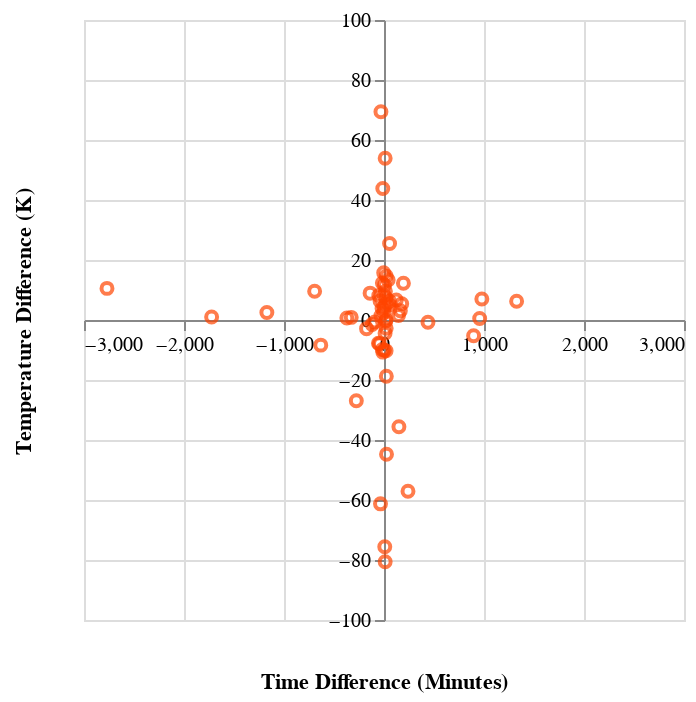

Source (notebook cell):
### Code cell
offset = -150

test_predictions_chart = alt.Chart(test_predictions).mark_point(color = 'orangered').encode(
    x = alt.X('delta time', 
              axis = alt.Axis(offset = offset, title ='Time Difference (Minutes)', titleY = 175),
              scale = alt.Scale(domain=[-3000, 3000])),
              
    y = alt.Y('delta temperature', 
              axis = alt.Axis(offset = offset,title ='Temperature Difference (K)',titleX = -175),
              scale = alt.Scale(domain=[-100, 100])),
    tooltip = [alt.Tooltip('time',title = 'Predicted Time'),
               alt.Tooltip('temperature',title = 'Predicted Temperature'),
               alt.Tooltip('test_time',title = 'True Time'),
               alt.Tooltip('test_temperature',title = 'True Temperature')]
  
).interactive()


test_predictions_chart

### Figure 1 — Vega-Lite specification as saved in the notebook (floating-point values rounded to 4 significant figures)
{"config": {"view": {"continuousWidth": 300, "continuousHeight": 300}}, "data": {"name": "data-da9ff76bbc61acb8a65edfdf6a39693f"}, "mark": {"type": "point", "color": "orangered"}, "encoding": {"tooltip": [{"field": "time", "title": "Predicted Time", "type": "quantitative"}, {"field": "temperature", "title": "Predicted Temperature", "type": "quantitative"}, {"field": "test_time", "title": "True Time", "type": "quantitative"}, {"field": "test_temperature", "title": "True Temperature", "type": "quantitative"}], "x": {"axis": {"offset": -150, "title": "Time Difference (Minutes)", "titleY": 175}, "field": "delta time", "scale": {"domain": [-3000, 3000]}, "type": "quantitative"}, "y": {"axis": {"offset": -150, "title": "Temperature Difference (K)", "titleX": -175}, "field": "delta temperature", "scale": {"domain": [-100, 100]}, "type": "quantitative"}}, "params": [{"name": "param_5", "select": {"type": "interval", "encodings": ["x", "y"]}, "bind": "scales"}], "$schema": "https://vega.github.io/schema/vega-lite/v5.15.1.json", "datasets": {"data-da9ff76bbc61acb8a65edfdf6a39693f": [{"Unnamed: 0": 38, "inverse_temperature": 0.0008028, "anneal_time_minutes": 1.428, "time": 4.17, "temperature": 972.5, "test_temperature": 970.0, "test_time": 5.0, "delta time": -0.8296, "delta temperature": 2.492, "score": 2.626}, {"Unnamed: 0": 40, "inverse_temperature": 0.0008017, "anneal_time_minutes": 2.036, "time": 7.659, "temperature": 974.2, "test_temperature": 970.0, "test_time": 5.0, "delta time": 2.659, "delta temperature": 4.171, "score": 4.947}, {"Unnamed: 0": 39, "inverse_temperature": 0.0007991, "anneal_time_minutes": 1.711, "time": 5.534, "temperature": 978.2, "test_temperature": 970.0, "test_time": 5.0, "delta time": 0.5344, "delta temperature": 8.196, "score": 8.214}, {"Unnamed: 0": 1, "inverse_temperature": 0.0007336, "anneal_time_minutes": 4.148, "time": 63.31, "temperature": 1090.0, "test_temperature": 1100.0, "test_time": 60.0, "delta time": 3.306, "delta temperature": -10.08, "score": 10.61}, {"Unnamed: 0": 11, "inverse_temperature": 0.0008556, "anneal_time_minutes": 5.251, "time": 190.8, "temperature": 895.6, "test_temperature": 900.0, "test_time": 180.0, "delta time": 10.83, "delta temperature": -4.376, "score": 11.68}, {"Unnamed: 0": 55, "inverse_temperature": 0.0009218, "anneal_time_minutes": 2.301, "time": 9.983, "temperature": 811.7, "test_temperature": 800.0, "test_time": 5.0, "delta time": 4.983, "delta temperature": 11.65, "score": 12.68}, {"Unnamed: 0": 35, "inverse_temperature": 0.0007943, "anneal_time_minutes": 4.464, "time": 86.87, "temperature": 985.8, "test_temperature": 970.0, "test_time": 90.0, "delta time": -3.125, "delta temperature": 15.76, "score": 16.07}, {"Unnamed: 0": 43, "inverse_temperature": 0.0009412, "anneal_time_minutes": 5.124, "time": 168.0, "temperature": 789.3, "test_temperature": 800.0, "test_time": 180.0, "delta time": -12.03, "delta temperature": -10.71, "score": 16.1}, {"Unnamed: 0": 15, "inverse_temperature": 0.0008047, "anneal_time_minutes": 5.279, "time": 196.3, "temperature": 969.6, "test_temperature": 970.0, "test_time": 180.0, "delta time": 16.26, "delta temperature": -0.4017, "score": 16.27}, {"Unnamed: 0": 53, "inverse_temperature": 0.0007983, "anneal_time_minutes": 4.645, "time": 104.0, "temperature": 979.5, "test_temperature": 970.0, "test_time": 90.0, "delta time": 14.03, "delta temperature": 9.55, "score": 16.97}, {"Unnamed: 0": 4, "inverse_temperature": 0.0008486, "anneal_time_minutes": 4.673, "time": 107.0, "temperature": 905.2, "test_temperature": 900.0, "test_time": 90.0, "delta time": 16.97, "delta temperature": 5.224, "score": 17.75}, {"Unnamed: 0": 32, "inverse_temperature": 0.0008108, "anneal_time_minutes": 4.299, "time": 73.59, "temperature": 960.1, "test_temperature": 970.0, "test_time": 90.0, "delta time": -16.41, "delta temperature": -9.861, "score": 19.14}, {"Unnamed: 0": 17, "inverse_temperature": 0.000802, "anneal_time_minutes": 4.261, "time": 70.86, "temperature": 973.8, "test_temperature": 970.0, "test_time": 90.0, "delta time": -19.14, "delta temperature": 3.805, "score": 19.52}, {"Unnamed: 0": 14, "inverse_temperature": 0.0007965, "anneal_time_minutes": 5.1, "time": 164.0, "temperature": 982.3, "test_temperature": 970.0, "test_time": 180.0, "delta time": -16.02, "delta temperature": 12.31, "score": 20.2}, {"Unnamed: 0": 2, "inverse_temperature": 0.0008044, "anneal_time_minutes": 4.704, "time": 110.4, "temperature": 970.0, "test_temperature": 970.0, "test_time": 90.0, "delta time": 20.43, "delta temperature": 0.02615, "score": 20.43}, {"Unnamed: 0": 19, "inverse_temperature": 0.0007997, "anneal_time_minutes": 4.701, "time": 110.1, "temperature": 977.3, "test_temperature": 970.0, "test_time": 90.0, "delta time": 20.07, "delta temperature": 7.343, "score": 21.37}, {"Unnamed: 0": 31, "inverse_temperature": 0.0008062, "anneal_time_minutes": 4.716, "time": 111.8, "temperature": 967.2, "test_temperature": 970.0, "test_time": 90.0, "delta time": 21.76, "delta temperature": -2.756, "score": 21.93}, {"Unnamed: 0": 52, "inverse_temperature": 0.0008111, "anneal_time_minutes": 4.708, "time": 110.8, "temperature": 959.8, "test_temperature": 970.0, "test_time": 90.0, "delta time": 20.84, "delta temperature": -10.23, "score": 23.21}, {"Unnamed: 0": 25, "inverse_temperature": 0.0009193, "anneal_time_minutes": 4.716, "time": 111.7, "temperature": 814.6, "test_temperature": 800.0, "test_time": 90.0, "delta time": 21.75, "delta temperature": 14.63, "score": 26.21}, {"Unnamed: 0": 41, "inverse_temperature": 0.0008167, "anneal_time_minutes": 4.73, "time": 113.3, "temperature": 951.3, "test_temperature": 970.0, "test_time": 90.0, "delta time": 23.33, "delta temperature": -18.74, "score": 29.93}, {"Unnamed: 0": 12, "inverse_temperature": 0.0008035, "anneal_time_minutes": 5.001, "time": 148.6, "temperature": 971.4, "test_temperature": 970.0, "test_time": 180.0, "delta time": -31.44, "delta temperature": 1.435, "score": 31.48}, {"Unnamed: 0": 44, "inverse_temperature": 0.0009264, "anneal_time_minutes": 4.947, "time": 140.7, "temperature": 806.3, "test_temperature": 800.0, "test_time": 180.0, "delta time": -39.29, "delta temperature": 6.32, "score": 39.8}, {"Unnamed: 0": 27, "inverse_temperature": 0.0008428, "anneal_time_minutes": 4.879, "time": 131.5, "temperature": 913.4, "test_temperature": 900.0, "test_time": 90.0, "delta time": 41.53, "delta temperature": 13.36, "score": 43.62}, {"Unnamed: 0": 0, "inverse_temperature": 0.0007057, "anneal_time_minutes": 3.868, "time": 47.85, "temperature": 1144.0, "test_temperature": 1100.0, "test_time": 60.0, "delta time": -12.15, "delta temperature": 43.85, "score": 45.5}, {"Unnamed: 0": 23, "inverse_temperature": 0.0009387, "anneal_time_minutes": 6.074, "time": 434.5, "temperature": 792.1, "test_temperature": 800.0, "test_time": 480.0, "delta time": -45.55, "delta temperature": -7.888, "score": 46.22}, {"Unnamed: 0": 37, "inverse_temperature": 0.0008345, "anneal_time_minutes": 3.404, "time": 30.08, "temperature": 925.2, "test_temperature": 970.0, "test_time": 5.0, "delta time": 25.08, "delta temperature": -44.77, "score": 51.31}, {"Unnamed: 0": 13, "inverse_temperature": 0.0007991, "anneal_time_minutes": 4.853, "time": 128.1, "temperature": 978.2, "test_temperature": 970.0, "test_time": 180.0, "delta time": -51.89, "delta temperature": 8.18, "score": 52.53}, {"Unnamed: 0": 57, "inverse_temperature": 0.0008012, "anneal_time_minutes": 6.28, "time": 533.6, "temperature": 975.0, "test_temperature": 970.0, "test_time": 480.0, "delta time": 53.55, "delta temperature": 5.045, "score": 53.79}, {"Unnamed: 0": 58, "inverse_temperature": 0.0009736, "anneal_time_minutes": 2.805, "time": 16.53, "temperature": 753.9, "test_temperature": 700.0, "test_time": 5.0, "delta time": 11.53, "delta temperature": 53.93, "score": 55.15}, {"Unnamed: 0": 10, "inverse_temperature": 0.0008004, "anneal_time_minutes": 5.461, "time": 235.3, "temperature": 976.3, "test_temperature": 970.0, "test_time": 180.0, "delta time": 55.32, "delta temperature": 6.275, "score": 55.67}, {"Unnamed: 0": 36, "inverse_temperature": 0.0008094, "anneal_time_minutes": 3.53, "time": 34.14, "temperature": 962.3, "test_temperature": 970.0, "test_time": 90.0, "delta time": -55.86, "delta temperature": -7.735, "score": 56.39}, {"Unnamed: 0": 54, "inverse_temperature": 0.0009102, "anneal_time_minutes": 5.463, "time": 235.8, "temperature": 825.5, "test_temperature": 800.0, "test_time": 180.0, "delta time": 55.82, "delta temperature": 25.48, "score": 61.35}, {"Unnamed: 0": 3, "inverse_temperature": 0.0008461, "anneal_time_minutes": 4.006, "time": 54.94, "temperature": 908.7, "test_temperature": 970.0, "test_time": 90.0, "delta time": -35.06, "delta temperature": -61.28, "score": 70.6}, {"Unnamed: 0": 56, "inverse_temperature": 0.0008752, "anneal_time_minutes": 4.084, "time": 59.37, "temperature": 869.4, "test_temperature": 800.0, "test_time": 90.0, "delta time": -30.63, "delta temperature": 69.42, "score": 75.87}, {"Unnamed: 0": 42, "inverse_temperature": 0.0008565, "anneal_time_minutes": 4.582, "time": 97.7, "temperature": 894.4, "test_temperature": 970.0, "test_time": 90.0, "delta time": 7.698, "delta temperature": -75.6, "score": 75.99}, {"Unnamed: 0": 51, "inverse_temperature": 0.0008602, "anneal_time_minutes": 2.806, "time": 16.54, "temperature": 889.4, "test_temperature": 970.0, "test_time": 5.0, "delta time": 11.54, "delta temperature": -80.59, "score": 81.41}, {"Unnamed: 0": 46, "inverse_temperature": 0.0008048, "anneal_time_minutes": 7.206, "time": 1348.0, "temperature": 969.3, "test_temperature": 970.0, "test_time": 1440.0, "delta time": -92.42, "delta temperature": -0.6603, "score": 92.42}, {"Unnamed: 0": 47, "inverse_temperature": 0.0008054, "anneal_time_minutes": 7.186, "time": 1321.0, "temperature": 968.5, "test_temperature": 970.0, "test_time": 1440.0, "delta time": -118.7, "delta temperature": -1.467, "score": 118.7}, {"Unnamed: 0": 16, "inverse_temperature": 0.0008001, "anneal_time_minutes": 5.713, "time": 302.9, "temperature": 976.7, "test_temperature": 970.0, "test_time": 180.0, "delta time": 122.9, "delta temperature": 6.684, "score": 123.1}, {"Unnamed: 0": 20, "inverse_temperature": 0.000846, "anneal_time_minutes": 7.171, "time": 1301.0, "temperature": 908.9, "test_temperature": 900.0, "test_time": 1440.0, "delta time": -139.0, "delta temperature": 8.95, "score": 139.3}, {"Unnamed: 0": 7, "inverse_temperature": 0.0008034, "anneal_time_minutes": 7.368, "time": 1585.0, "temperature": 971.5, "test_temperature": 970.0, "test_time": 1440.0, "delta time": 145.0, "delta temperature": 1.513, "score": 145.0}, {"Unnamed: 0": 26, "inverse_temperature": 0.000808, "anneal_time_minutes": 5.037, "time": 154.1, "temperature": 964.4, "test_temperature": 1000.0, "test_time": 5.0, "delta time": 149.1, "delta temperature": -35.58, "score": 153.3}, {"Unnamed: 0": 45, "inverse_temperature": 0.0008024, "anneal_time_minutes": 7.38, "time": 1603.0, "temperature": 973.1, "test_temperature": 970.0, "test_time": 1440.0, "delta time": 163.3, "delta temperature": 3.107, "score": 163.4}, {"Unnamed: 0": 30, "inverse_temperature": 0.0008063, "anneal_time_minutes": 5.722, "time": 305.6, "temperature": 967.1, "test_temperature": 970.0, "test_time": 480.0, "delta time": -174.4, "delta temperature": -2.886, "score": 174.4}, {"Unnamed: 0": 24, "inverse_temperature": 0.0009271, "anneal_time_minutes": 6.488, "time": 657.1, "temperature": 805.4, "test_temperature": 800.0, "test_time": 480.0, "delta time": 177.1, "delta temperature": 5.427, "score": 177.2}, {"Unnamed: 0": 18, "inverse_temperature": 0.0007966, "anneal_time_minutes": 5.65, "time": 284.2, "temperature": 982.2, "test_temperature": 970.0, "test_time": 90.0, "delta time": 194.2, "delta temperature": 12.24, "score": 194.6}, {"Unnamed: 0": 28, "inverse_temperature": 0.000896, "anneal_time_minutes": 5.799, "time": 330.0, "temperature": 842.9, "test_temperature": 900.0, "test_time": 90.0, "delta time": 240.0, "delta temperature": -57.08, "score": 246.7}, {"Unnamed: 0": 29, "inverse_temperature": 0.0008222, "anneal_time_minutes": 5.314, "time": 203.2, "temperature": 943.1, "test_temperature": 970.0, "test_time": 480.0, "delta time": -276.8, "delta temperature": -26.91, "score": 278.1}, {"Unnamed: 0": 8, "inverse_temperature": 0.0008038, "anneal_time_minutes": 7.014, "time": 1112.0, "temperature": 970.9, "test_temperature": 970.0, "test_time": 1440.0, "delta time": -327.6, "delta temperature": 0.8764, "score": 327.6}, {"Unnamed: 0": 33, "inverse_temperature": 0.000804, "anneal_time_minutes": 6.974, "time": 1069.0, "temperature": 970.7, "test_temperature": 970.0, "test_time": 1440.0, "delta time": -371.4, "delta temperature": 0.6795, "score": 371.4}, {"Unnamed: 0": 6, "inverse_temperature": 0.0009325, "anneal_time_minutes": 6.824, "time": 919.8, "temperature": 799.3, "test_temperature": 800.0, "test_time": 480.0, "delta time": 439.8, "delta temperature": -0.7451, "score": 439.8}, {"Unnamed: 0": 34, "inverse_temperature": 0.0008099, "anneal_time_minutes": 6.694, "time": 807.7, "temperature": 961.6, "test_temperature": 970.0, "test_time": 1440.0, "delta time": -632.3, "delta temperature": -8.375, "score": 632.4}, {"Unnamed: 0": 9, "inverse_temperature": 0.0007982, "anneal_time_minutes": 6.615, "time": 746.3, "temperature": 979.6, "test_temperature": 970.0, "test_time": 1440.0, "delta time": -693.7, "delta temperature": 9.6, "score": 693.8}, {"Unnamed: 0": 22, "inverse_temperature": 0.0009364, "anneal_time_minutes": 7.756, "time": 2336.0, "temperature": 794.8, "test_temperature": 800.0, "test_time": 1440.0, "delta time": 896.1, "delta temperature": -5.235, "score": 896.1}, {"Unnamed: 0": 48, "inverse_temperature": 0.0009314, "anneal_time_minutes": 7.782, "time": 2397.0, "temperature": 800.5, "test_temperature": 800.0, "test_time": 1440.0, "delta time": 956.8, "delta temperature": 0.4944, "score": 956.8}, {"Unnamed: 0": 5, "inverse_temperature": 0.0009258, "anneal_time_minutes": 7.285, "time": 1458.0, "temperature": 807.0, "test_temperature": 800.0, "test_time": 480.0, "delta time": 978.4, "delta temperature": 7.016, "score": 978.4}, {"Unnamed: 0": 59, "inverse_temperature": 0.0009297, "anneal_time_minutes": 8.276, "time": 3929.0, "temperature": 802.5, "test_temperature": 800.0, "test_time": 5100.0, "delta time": -1171.0, "delta temperature": 2.494, "score": 1171.0}, {"Unnamed: 0": 21, "inverse_temperature": 0.0009265, "anneal_time_minutes": 7.925, "time": 2766.0, "temperature": 806.2, "test_temperature": 800.0, "test_time": 1440.0, "delta time": 1326.0, "delta temperature": 6.228, "score": 1326.0}, {"Unnamed: 0": 50, "inverse_temperature": 0.000931, "anneal_time_minutes": 8.125, "time": 3376.0, "temperature": 801.0, "test_temperature": 800.0, "test_time": 5100.0, "delta time": -1724.0, "delta temperature": 1.013, "score": 1724.0}, {"Unnamed: 0": 49, "inverse_temperature": 0.0009228, "anneal_time_minutes": 7.754, "time": 2330.0, "temperature": 810.5, "test_temperature": 800.0, "test_time": 5100.0, "delta time": -2770.0, "delta temperature": 10.54, "score": 2770.0}]}}
